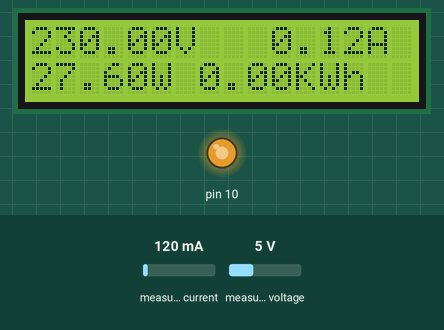
Simulated run of this sketch. Board: Arduino Uno, built with avr-gcc and run on an emulated ATmega328P. On the bench: 16×2 character LCD, output pins drawn as LEDs (lit = HIGH). The inputs (shaded band) are chosen by the test bench; at power-on: measured current 120 mA, measured voltage 5 V. What the sketch prints to the serial monitor is not drawn.

Above: at 1.2 s.
1.3 s: measured current set to 40 mA
At 6.1 s:
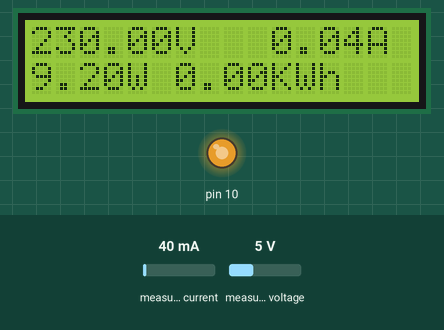
7.6 s: measured voltage set to 0.3 V
At 11.6 s:
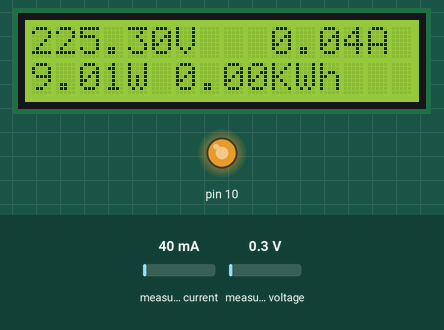
13.9 s: measured current set to 500 mA
At 17.1 s:
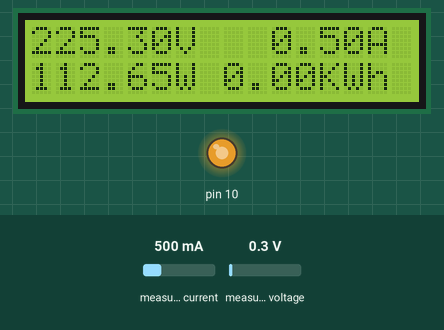
20.2 s: measured voltage set to 3.8 V
At 21.5 s:
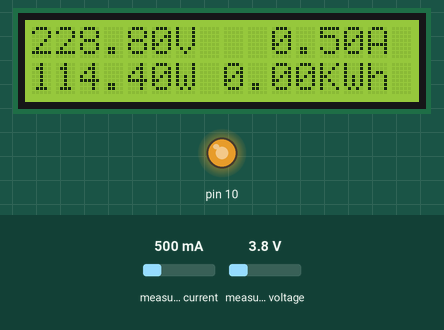
26.5 s: measured current set to 1000 mA
At 32.6 s:
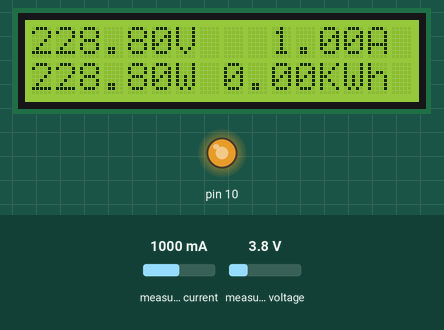
33.0 s: measured voltage set to 7.5 V
At 38.1 s:
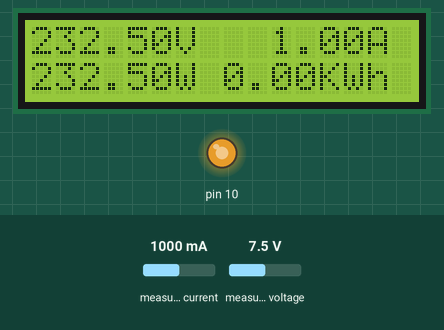
Timing chart, 0 to 39.6 s (numbered marks = the images above; inputs shaded):
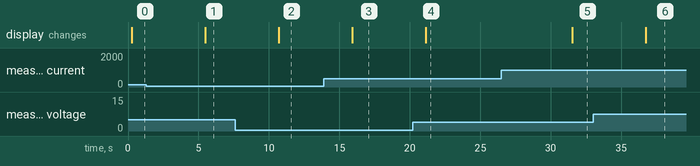

Measured:
- after the input at 1.3 s, the display: changes after 4.2 s (image 1)
- after the input at 7.6 s, the display: changes after 3.1 s (image 2)
- after the input at 13.9 s, the display: changes after 2.0 s (image 3)
- after the input at 20.2 s, the display: changes after 0.92 s (image 4)
- after the input at 26.5 s, the display: changes after 5.0 s (image 5)
- after the input at 33.0 s, the display: changes after 3.7 s (image 6)

The sketch:

uno.ino
```cpp
#include "EmonLib.h"                   // Include Emon Library
#include <LiquidCrystal.h>

EnergyMonitor emon1;                   // Create an instance
LiquidCrystal lcd(8, 9, 4, 5, 6, 7);

double wHAccum = 0;
double wattHours = 0;
void setup()
{
  Serial.begin(115200);
  analogWrite (10, 200);
  emon1.current(A5, 30);             // Current: input pin, calibration.
  emon1.voltage(A4, 225, 1.7);  // Voltage: input pin, calibration, phase_shift
  lcd.begin(16, 2);
  lcd.print("Welcome!");


}

void loop()
{

      //  double Irms = emon1.calcIrms(1480);  // Calculate Irms only
      emon1.calcVI(20, 2000);         // Calculate all. No.of crossings, time-out
    //  emon1.serialprint();            // Print out all variables

    float Vrms = emon1.Vrms;
    float Irms = emon1.Irms;
    // if (Irms < 0.1)
    // Irms = 0;

    //  Serial.println(millis() / 1000);
    //  Serial.print("Vrms:");
    //  Serial.print(Vrms);
    //  Serial.print("Volts");
    //  Serial.print(" Irms:");
    //  Serial.print(Irms);
    //  Serial.print("Amp");
    //  Serial.print(" Power:");
    //  Serial.print(Vrms * Irms);
    //  Serial.println("W");


    lcd.clear();

    lcd.print(Vrms);
    lcd.print("V");


    lcd.print("   ");
    lcd.print(Irms);
    lcd.print("A");


    lcd.setCursor(0, 1);


    lcd.print(Vrms * Irms);

    lcd.print("W");


    wHAccum = wHAccum + ((Vrms * Irms)*5);
    if (wHAccum > 3600)
  {
    wHAccum = wHAccum - 3600;
    wattHours += 1;
  }


  lcd.print(" ");
  lcd.print(wattHours / 1000);
  lcd.print("KWh");


  //  Serial.print(wHAccum);
  //  Serial.print(" ");
  //  Serial.print(wattHours);
  //  Serial.print(" ");
  //  Serial.println(wattHours / 1000);
  //  Serial.println(millis());
  Serial.print(Vrms);
  Serial.print(',');
  Serial.print(Irms);
  Serial.print(',');
  Serial.println(wattHours / 1000);


//  Serial.write('v');
//  Serial.println(Vrms);
//  Serial.write('i');
//  Serial.println(Irms);
//  Serial.write('p');
//  Serial.println(wattHours / 1000);
//  Serial.write('z');


  delay(5000);


}
```
